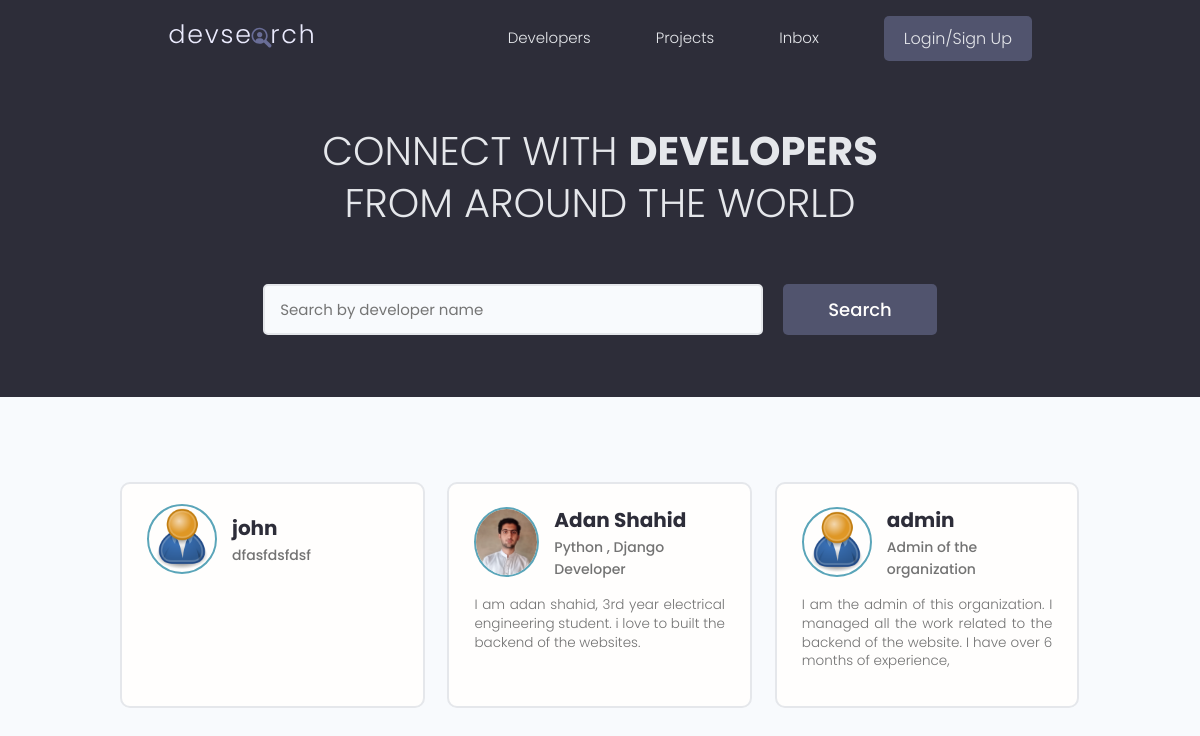
The page / on the database its author committed.
### users/models.py (models this page shows, shortened)
class Profile(models.Model):
    user = models.OneToOneField(User, on_delete=models.CASCADE, null=True, blank=True)
    username = models.CharField(max_length=200, blank=True, null=True)
    location = models.CharField(max_length=200, blank=True, null=True)
    name = models.CharField(max_length=200, blank=True, null=True)
    email = models.EmailField(max_length=500, blank=True, null=True,)
    short_intro = models.CharField(max_length=200, blank=True, null=True)
    bio = models.TextField(blank=True, null=True)
    profile_image = models.ImageField(null=True, blank=True, upload_to='profiles/', default= "profiles/user-default.png")
    social_github = models.CharField(max_length=200, blank=True, null=True)
    social_twitter = models.CharField(max_length=200, blank=True, null=True)
    social_youtube = models.CharField(max_length=200, blank=True, null=True)
    social_linkedin = models.CharField(max_length=200, blank=True, null=True)
    social_website = models.CharField(max_length=200, blank=True, null=True)
    created = models.DateTimeField(auto_now_add=True)
    id = models.UUIDField(default=uuid.uuid4, unique=True, primary_key=True, editable=False)

### users/views.py (the view)
# urls.py: path('', views.profiles, name="profiles"),
def profiles(request):
    profiles, text = searchProfiles(request)
    custom_range, profiles = paginateProfiles(request, profiles, 3)
    context = {'profiles':profiles,
               'text':text,
               'custom_range':custom_range}
    return render(request, 'users/profiles.html', context)

### users/utils.py (called while the page is built)
def paginateProfiles(request, profiles, results):
    page = request.GET.get('page')
    paginator = Paginator(profiles, results)
    try:
        profiles = paginator.page(page)
    except PageNotAnInteger:
        page = 1
        profiles = paginator.page(page)
    except EmptyPage:
        page = paginator.num_pages
        profiles = paginator.page(page)
    leftIndex = (int(page) - 4)
    if leftIndex < 1:
        leftIndex = 1
    rightIndex = (int(page) + 5)
    if rightIndex > paginator.num_pages:
        rightIndex = paginator.num_pages + 1
    custom_range = range(leftIndex,rightIndex)
    return custom_range, profiles

def searchProfiles(request):
    text = ''
    if request.GET.get('text'):
        text = request.GET.get('text')
    skills = Skill.objects.filter(name__icontains= text) # we querying the skills
    profiles = Profile.objects.distinct().filter(Q(name__icontains=text) |
                                                 Q(short_intro__icontains=text) |
                                                 Q(skill__in= skills))
    return profiles, text

### users/templates/users/profiles.html (shortened to what this page needs)
{% extends 'main.html' %}
{% block content1 %}
<main class="home">
    <section class="hero-section text-center">
      <div class="container container--narrow">
        <div class="hero-section__box">
          <h2>CONNECT WITH <span>DEVELOPERS</span></h2>
          <h2>FROM AROUND THE WORLD</h2>
        </div>
        <div class="hero-section__search">
          <form class="form" action="{% url 'profiles' %}" method="get">
            <div class="form__field">
              <input class="input input--text" id="formInput#search" type="text" name="text"
                value="{{text}}"   placeholder="Search by developer name" />
            </div>
            <input class="btn btn--sub btn--lg" type="submit" value="Search" />
          </form>
        </div>
      </div>
    </section>
    <section class="devlist">
      <div class="container">
        <div class="grid grid--three">
           {% for profile in profiles %}
            <div class="column card">
            <div class="dev">
              <a href="{% url 'user-profile' profile.id %}" class="card__body">
                <div class="dev__profile">
                  <img class="avatar avatar--md" src="{{ profile.profile_image.url }}" alt="image" />
                  <div class="dev__meta">
                    <h3>{{profile.name}}</h3>
                    <h5>{{profile.short_intro|slice:"60"}}</h5>
                  </div>
                </div>
                <p class="dev__info">{{profile.bio|slice:"150"}}</p>
              </a>
            </div>
          </div>
          {% endfor %}
        </div>
      </div>
    </section>
  </main>
{% endblock content1 %}

### static/styles/app.css (style rules this page uses)
:root { --color-sub: #2d2d39; }
.btn--sub { background-color: var(--color-sub-light); }
.card { border: 2px solid var(--color-light); }
img { width: 100%; }
.hero-section { height: 40vh; display: flex; align-items: center; background-color: var(--color-sub); }
.hero-section__box { margin-bottom: 4rem; }
.hero-section__box > h2, .hero-section__box > h2 > span { font-size: 4rem; color: var(--color-light); line-height: 1.3; text-transform: uppercase; }
.hero-section__box > h2 { font-weight: 300; }
.hero-section__box > h2 > span { font-weight: 700; }
.hero-section__search > .form { display: flex; align-items: center; justify-content: center; gap: 2rem; }
.hero-section__search > .form input.input--text { width: 50rem; }
.devlist { margin-top: 8rem; }
.devlist .grid { align-items: stretch; }
.devlist .dev .dev__profile { display: flex; align-items: center; gap: 1.5rem; }
.devlist .dev .dev__meta h3 { color: var(--color-sub); font-size: 2rem; font-weight: 700; }
.devlist .dev .dev__meta h5 { color: var(--color-text); font-size: 1.4rem; font-weight: 500; }
.devlist .dev .dev__info { margin: 1.5rem 0; font-size: 1.35rem; line-height: 1.4; text-align: justify; }

### static/uikit/styles/modules/_variables.css (style rules this page uses)
:root { --color-main: #5aa5b9; --color-main-light: #e6faff; --color-sub: #3f4156; --color-sub-light: #51546e; --color-sub-lighter: #ededfd; --color-text: #737373; --color-gray: #8b8b8b; --color-light: #e5e7eb; --color-light-gray: #767676; --color-bg: #f8fafd; --color-white: #fffefd; --color-white-light: #f3f3f3; --color-success: #359e64; --color-success-bg: #def8e8; --color-error: #fc4b0b; --color-error-bg: #fff2ee; --font-base: 'Poppins', arial, helvetica, 'Segoe UI', roboto, ubuntu, sans-serif; --font-monospace: 'Fira Code', 'Courier New', courier, monospace; --font-regular: 300; --font-medium: 500; --font-bold: 700; --generic-shadow: 1px 1px 5px #00000010; --generic-transition: all 0.3s ease-in-out; }

### static/uikit/styles/modules/_base.css (style rules this page uses)
* { margin: 0; padding: 0; box-sizing: border-box; text-rendering: optimizeLegibility; color: inherit; font-size: inherit; }
html { font-size: 50%; }
@media only screen and (min-width: 480px) { html { font-size: 56.25%; } }
@media only screen and (min-width: 1200px) { html { font-size: 62.5%; } }
body { line-height: 1.6; font-weight: 400; font-size: 1.5rem; color: var(--color-text); background-color: var(--color-bg); min-height: 100vh; }

### static/uikit/styles/modules/_typography.css (style rules this page uses)
* { font-family: var(--font-base); }
h2 { font-size: 3.6rem; font-weight: var(--font-bold); }
h3 { font-size: 3.2rem; font-weight: var(--font-medium); }
h5 { font-size: 2.4rem; font-weight: var(--font-medium); }
h5, h6 { font-weight: var(--font-regular); }
p, span, strong { font-size: 1.6rem; color: var(--color-text); font-weight: var(--font-regular); }
a { padding-bottom: 2px; text-decoration: none; display: inline-block; color: var(--color-main); font-weight: var(--font-medium); }

### static/uikit/styles/modules/_utilities.css (style rules this page uses)
.container { width: 92%; max-width: 165rem; margin: 0 auto; box-sizing: border-box; }
.container--narrow { width: 92%; max-width: 120rem; }
@media screen and (min-width: 1000px) { .container { width: 90%; } }
@media screen and (min-width: 1000px) { .container--narrow { width: 85%; } }
@media screen and (min-width: 1200px) { .container { width: 80%; } }
@media screen and (min-width: 1200px) { .container--narrow { width: 72%; } }
.text-center { text-align: center; }

### static/uikit/styles/modules/_avatar.css (style rules this page uses)
.avatar { border-radius: 50%; border: 2px solid var(--color-main); object-fit: cover; }
.avatar--md { height: 7rem; width: 7rem; }

### static/uikit/styles/modules/_button.css (style rules this page uses)
.btn { display: inline-block; position: relative; cursor: pointer; background-color: var(--color-light); font-weight: var(--font-medium); color: var(--color-sub); text-decoration: none; padding: 1rem 2rem; border-radius: 0.5rem; border: none; width: -webkit-fit-content; width: -moz-fit-content; width: fit-content; height: -webkit-fit-content; height: -moz-fit-content; height: fit-content; font-size: 1.6rem; outline-width: 0; outline-color: transparent; -webkit-backface-visibility: hidden; backface-visibility: hidden; transition: all 0.3s ease-in-out; }
.btn--sub { background-color: var(--color-sub); color: var(--color-white); }
.btn--lg { font-size: 1.8rem; padding: 1.2rem 4.5rem; }

### static/uikit/styles/modules/_card.css (style rules this page uses)
.card { border-radius: 1rem; background-color: var(--color-white); border: 1.5px solid var(--color-light); width: auto; height: auto; margin-top: 0.5rem; margin-bottom: 0.5rem; overflow: hidden; }
.card__body, .card__header { padding: 2rem 2.5rem; }

### rows shown on the page
Profile: profile_image (placeholder picture), name "john", short_intro "dfasfdsfdsf"
Profile: profile_image (picture), name "Adan Shahid", short_intro "Python , Django Developer", bio "I am adan shahid, 3rd year electrical engineering student. i love to built the backend of the websites."
Profile: profile_image (placeholder picture), name "admin", short_intro "Admin of the organization", bio "I am the admin of this organization. I managed all the work related to the backend of the website. I have over 6 months of experience,"
